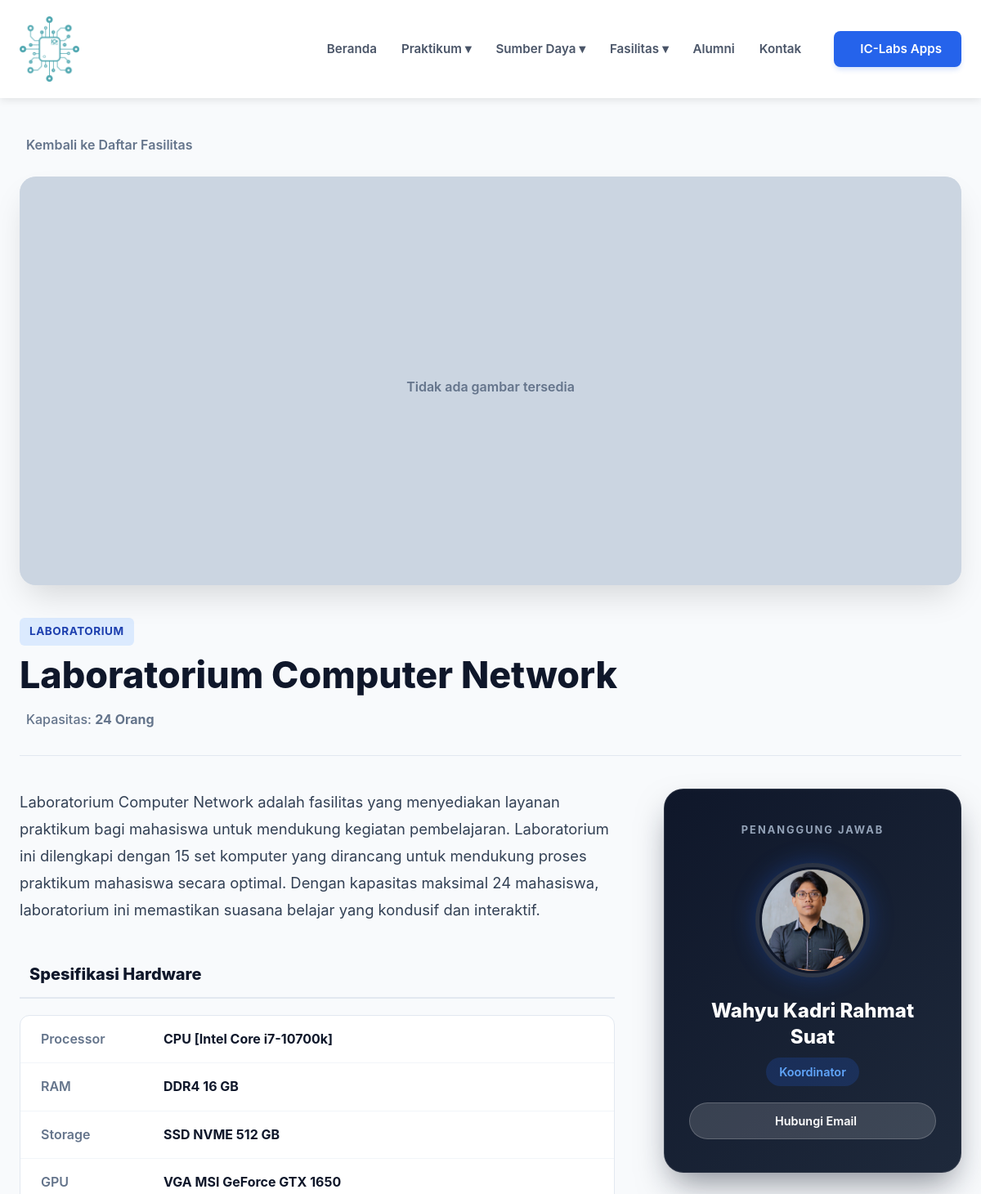
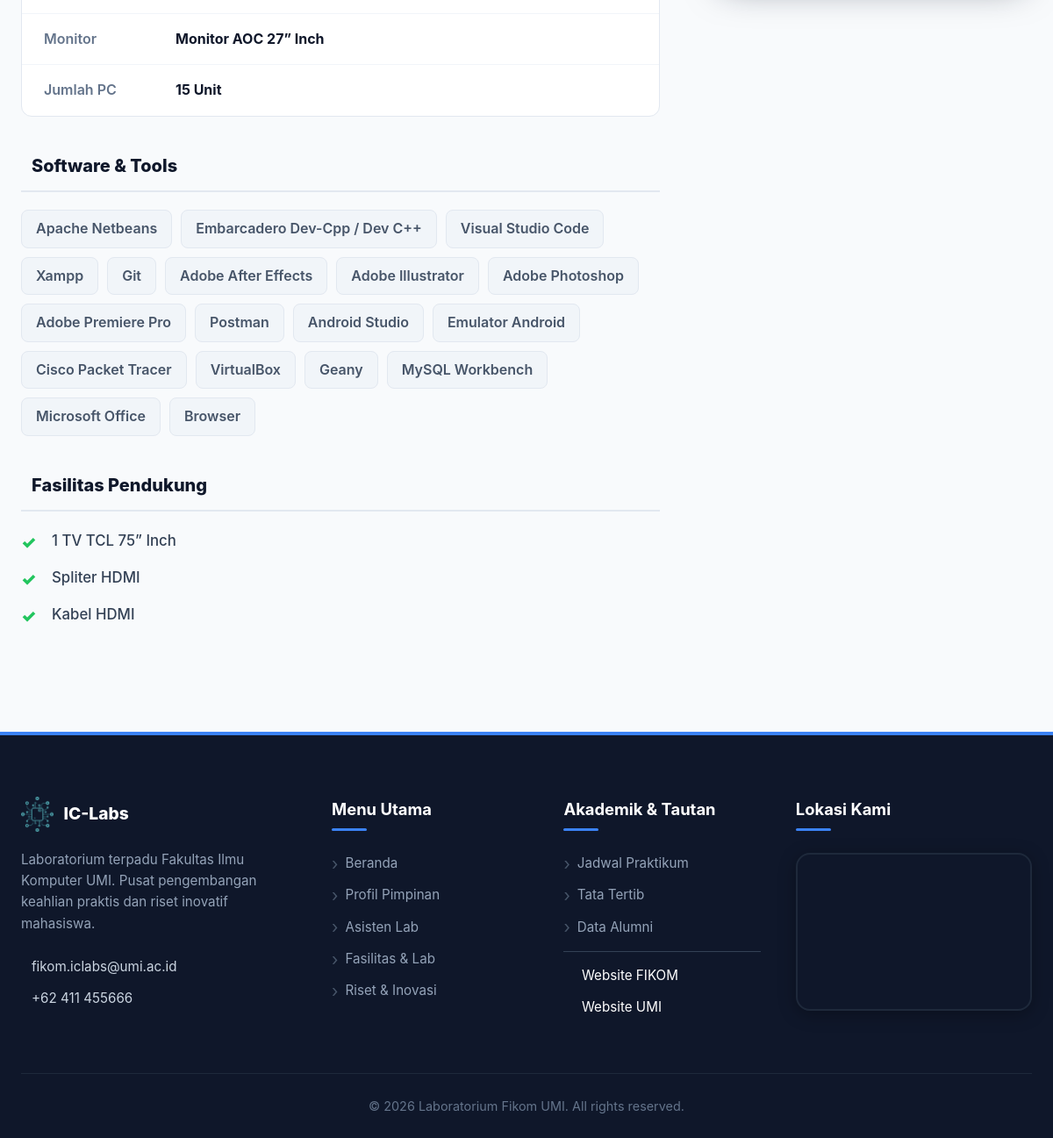
Page /public/detail_fasilitas/25 on the committed database (2 pictures, top to bottom).
### tables this page shows
CREATE TABLE `laboratorium` (
  `idLaboratorium` int(11) NOT NULL,
  `nama` varchar(100) NOT NULL,
  `jenis` enum('Laboratorium','Riset') DEFAULT 'Laboratorium',
  `idKordinatorAsisten` int(11) DEFAULT NULL,
  `deskripsi` text DEFAULT NULL,
  `gambar` varchar(255) DEFAULT NULL,
  `jumlahPc` int(11) DEFAULT NULL,
  `jumlahKursi` int(11) DEFAULT NULL,
  `lokasi` varchar(255) DEFAULT NULL,
  `kapasitas` int(11) DEFAULT 0,
  `processor` varchar(255) DEFAULT NULL,
  `ram` varchar(100) DEFAULT NULL,
  `storage` varchar(100) DEFAULT NULL,
  `gpu` varchar(255) DEFAULT NULL,
  `monitor` varchar(255) DEFAULT NULL,
  `software` text DEFAULT NULL,
  `fasilitas_pendukung` text DEFAULT NULL,
  `koordinator_nama` varchar(255) DEFAULT NULL,
  `koordinator_foto` varchar(255) DEFAULT NULL
);

CREATE TABLE `asisten` (
  `idAsisten` int(11) NOT NULL,
  `nama` varchar(100) NOT NULL,
  `jurusan` varchar(100) DEFAULT NULL,
  `jabatan` varchar(100) DEFAULT NULL,
  `kategori` varchar(50) DEFAULT NULL,
  `lab` varchar(100) DEFAULT NULL,
  `spesialisasi` varchar(255) DEFAULT NULL,
  `bio` text DEFAULT NULL,
  `skills` text DEFAULT NULL,
  `email` varchar(100) DEFAULT NULL,
  `foto` varchar(255) DEFAULT NULL,
  `statusAktif` varchar(20) DEFAULT 'Asisten',
  `isKoordinator` tinyint(1) DEFAULT 0,
  `urutanTampilan` int(11) DEFAULT 0
);

### app/views/fasilitas/detail.php (the view, shortened to what this page needs)
<?php
global $pdo;
$lab = null;
$gallery = [];
$id_lab = 0;
if (isset($data['id'])) {
    $id_lab = $data['id'];
} elseif (isset($_GET['id'])) {
    $id_lab = $_GET['id'];
} else {
    $path = parse_url($_SERVER['REQUEST_URI'], PHP_URL_PATH);
    $segments = explode('/', trim($path, '/'));
    $lastSegment = end($segments);
    if (is_numeric($lastSegment)) $id_lab = $lastSegment;
}
if ($id_lab > 0) {
    try {
        $query = "SELECT l.*, a.email as email_koordinator, a.nama as nama_asisten, a.foto as foto_asisten
                  FROM laboratorium l
                  LEFT JOIN asisten a ON l.idKordinatorAsisten = a.idAsisten
                  WHERE l.idLaboratorium = ?";
        $stmt = $pdo->prepare($query);
        $stmt->execute([$id_lab]);
        $lab = $stmt->fetch(PDO::FETCH_ASSOC);
    } catch (Exception $e) {}
}
if ($lab) {
    $hardwareData = [
        'Processor' => $lab['processor'],
        'RAM'       => $lab['ram'],
        'Storage'   => $lab['storage'],
        'GPU'       => $lab['gpu'],
        'Monitor'   => $lab['monitor'],
        'Jumlah PC' => $lab['jumlahPc'] ? $lab['jumlahPc'] . ' Unit' : null,
    ];
    $hardwareData = array_filter($hardwareData, fn($value) => !empty($value));
    $softwareList  = !empty($lab['software']) ? array_map('trim', explode(',', $lab['software'])) : [];
    $pendukungList = !empty($lab['fasilitas_pendukung']) ? array_map('trim', explode(',', $lab['fasilitas_pendukung'])) : [];
    $coordName = !empty($lab['koordinator_nama']) ? $lab['koordinator_nama'] : ($lab['nama_asisten'] ?? 'Koordinator Lab');
    $coordEmail = $lab['email_koordinator'] ?? null;
    $initials = '';
    foreach (explode(' ', $coordName) as $part) {
        if (ctype_alpha($part[0])) $initials .= strtoupper($part[0]);
        if (strlen($initials) >= 2) break;
    }
}
?>
<section class="fasilitas-section">
    <div class="container">
        <?php if ($lab) : ?>
            <a href="<?= PUBLIC_URL ?>/laboratorium" class="btn-back">
                <i class="ri-arrow-left-line"></i> Kembali ke Daftar Fasilitas
            </a>
            <div class="slider-container" id="labSlider">
                <?php if (!empty($gallery)) : ?>
                    <div class="slider-track" id="sliderTrack">
                        <?php foreach ($gallery as $index => $img) : ?>
                            <div class="slide-item">
                                <img src="<?= $img['src'] ?>" alt="Slide <?= $index + 1 ?>">
                                <?php if(!empty($img['desc'])): ?>
                                    <div class="slide-overlay"><?= htmlspecialchars($img['desc']) ?></div>
                                <?php endif; ?>
                            </div>
                        <?php endforeach; ?>
                    </div>
                    <?php if (count($gallery) > 1) : ?>
                        <button class="slider-btn prev-btn" onclick="window.moveSlide(-1)"><i class="ri-arrow-left-s-line"></i></button>
                        <button class="slider-btn next-btn" onclick="window.moveSlide(1)"><i class="ri-arrow-right-s-line"></i></button>
                        <div class="slider-dots">
                            <?php foreach ($gallery as $index => $img) : ?>
                                <div class="dot <?= $index === 0 ? 'active' : '' ?>" onclick="window.goToSlide(<?= $index ?>)"></div>
                            <?php endforeach; ?>
                        </div>
                    <?php endif; ?>
                <?php else : ?>
                    <div class="no-image-placeholder">
                        <p style="margin-top:15px; font-weight:600;">Tidak ada gambar tersedia</p>
                    </div>
                <?php endif; ?>
            </div>
            <div class="main-info-header">
                <span class="badge-type"><?= htmlspecialchars($lab['jenis']) ?></span>
                <h1 class="main-title"><?= htmlspecialchars($lab['nama']) ?></h1>
                <div class="meta-info-row">
                    <div class="meta-item-detail">
                        <span>Kapasitas: <b><?= $lab['kapasitas'] ?> Orang</b></span>
                    </div>
                </div>
            </div>
            <div class="detail-bottom-split">
                <div class="left-details">
                    <div class="description">
                        <?= nl2br(htmlspecialchars($lab['deskripsi'] ?? 'Deskripsi belum tersedia.')) ?>
                    </div>
                    <?php if (!empty($hardwareData)) : ?>
                    <div class="spec-group">
                        <h3><i class="ri-cpu-line"></i> Spesifikasi Hardware</h3>
                        <div class="spec-list">
                            <?php foreach($hardwareData as $label => $val): ?>
                            <div class="spec-item">
                                <span class="spec-label"><?= $label ?></span>
                                <span class="spec-value"><?= htmlspecialchars($val) ?></span>
                            </div>
                            <?php endforeach; ?>
                        </div>
                    </div>
                    <?php endif; ?>
                    <?php if (!empty($softwareList)) : ?>
                    <div class="spec-group">
                        <h3><i class="ri-code-box-line"></i> Software & Tools</h3>
                        <div class="software-tags">
                            <?php foreach($softwareList as $sw): ?>
                                <span class="sw-tag"><?= htmlspecialchars($sw) ?></span>
                            <?php endforeach; ?>
                        </div>
                    </div>
                    <?php endif; ?>
                    <?php if (!empty($pendukungList)) : ?>
                    <div class="spec-group">
                        <h3><i class="ri-shield-star-line"></i> Fasilitas Pendukung</h3>
                        <ul class="facility-list">
                            <?php foreach($pendukungList as $p): ?>
                                <li><?= htmlspecialchars($p) ?></li>
                            <?php endforeach; ?>
                        </ul>
                    </div>
                    <?php endif; ?>
                </div>
                <div class="right-sidebar">
                    <div class="coord-card-premium">
                        <span class="coord-label-top">PENANGGUNG JAWAB</span>
                        <div class="coord-photo-frame">
                            <?php
                                $fotoKoord = null;
                                if (!empty($lab['koordinator_foto']) && file_exists(ROOT_PROJECT.'/public/assets/uploads/'.$lab['koordinator_foto'])) {
                                    $fotoKoord = ASSETS_URL . '/assets/uploads/' . $lab['koordinator_foto'];
                                } elseif (!empty($lab['foto_asisten']) && file_exists(ROOT_PROJECT.'/public/assets/uploads/'.$lab['foto_asisten'])) {
                                    $fotoKoord = ASSETS_URL . '/assets/uploads/' . $lab['foto_asisten'];
                                }
                                if ($fotoKoord):
                            ?>
                                <img src="<?= $fotoKoord ?>" class="coord-img-circle" alt="Foto Koordinator" loading="lazy">
                            <?php else: ?>
                                <div class="coord-avatar-circle"><?= $initials ?></div>
                            <?php endif; ?>
                        </div>
                        <div class="coord-name-large">
                            <?= htmlspecialchars($coordName) ?>
                        </div>
                        <span class="coord-role-badge">Koordinator</span>
                        <?php if ($coordEmail): ?>
                            <a href="mailto:<?= htmlspecialchars($coordEmail) ?>" class="coord-contact-btn">
                                <i class="ri-mail-send-line"></i> Hubungi Email
                            </a>
                        <?php else: ?>
                            <a href="#" class="coord-contact-btn" style="opacity:0.6; cursor:not-allowed;">
                                <i class="ri-mail-forbid-line"></i> Email Tidak Tersedia
                            </a>
                        <?php endif; ?>
                    </div>
                </div>
            </div>
        <?php endif; ?>
    </div>
</section>

### public/css/variables.css (style rules this page uses)
:root { --primary-navy: #1e3a8a; --primary-blue: #2563eb; --hover-blue: #1e40af; --bg-light: #f8fbff; --bg-white: #ffffff; --bg-soft: #eff6ff; --text-dark: #1a202c; --text-grey: #4a5568; --text-light: #dbeafe; --border-color: #e2e8f0; --border-blue: #eff6ff; --shadow-soft: 0 4px 12px rgba(30, 58, 138, 0.05); --container-width: 1280px; --font-main: 'Inter', 'Segoe UI', sans-serif; --radius-card: 15px; --radius-btn: 50px; }

### public/css/style.css (style rules this page uses)
* { margin: 0; padding: 0; box-sizing: border-box; font-family: "Inter", "Segoe UI", sans-serif; }
body { background-color: #f8fbff; color: #1a202c; line-height: 1.6; padding-top: 80px; }
html, body { max-width: 100%; overflow-x: hidden; }
.container { width: 100%; max-width: 1200px; margin: 0 auto; padding: 0 24px; }
h1, h2, h3, h4 { color: #1e3a8a; font-weight: 800; }
a { text-decoration: none; transition: 0.3s ease; }
img { max-width: 100%; display: block; }

### rows in the picture
laboratorium: jenis "LABORATORIUM", nama "Laboratorium Computer Network", kapasitas "24", deskripsi "Laboratorium Computer Network adalah fasilitas yang menyediakan layanan praktikum bagi mahasiswa untuk mendukung kegiatan pembelajaran. Laboratorium ini dilengkapi dengan 15 set komputer yang dirancang untuk mendukung proses praktikum mahasiswa secara optimal. Dengan kapasitas maksimal 24 mahasiswa, laboratorium ini memastikan suasana belajar yang kondusif dan interaktif.", processor "CPU [Intel Core i7-10700k]", ram "DDR4 16 GB", storage "SSD NVME 512 GB", gpu "VGA MSI GeForce GTX 1650", monitor "Monitor AOC 27” Inch", software "Apache Netbeans", software "Embarcadero Dev-Cpp / Dev C++", software "Visual Studio Code", software "Xampp", software "Git", software "Adobe After Effects", software "Adobe Illustrator", software "Adobe Photoshop", software "Adobe Premiere Pro", software "Postman", software "Android Studio", software "Emulator Android", software "Cisco Packet Tracer", software "VirtualBox", software "Geany", software "MySQL Workbench", software "Microsoft Office", software "Browser", fasilitas_pendukung "1 TV TCL 75” Inch", fasilitas_pendukung "Spliter HDMI", fasilitas_pendukung "Kabel HDMI", idKordinatorAsisten.foto (picture), idKordinatorAsisten.nama "Wahyu Kadri Rahmat Suat"

### other values in the picture
$label "Processor"
$label "RAM"
$label "Storage"
$label "GPU"
$label "Monitor"
$label "Jumlah PC"
$val "15 Unit"
